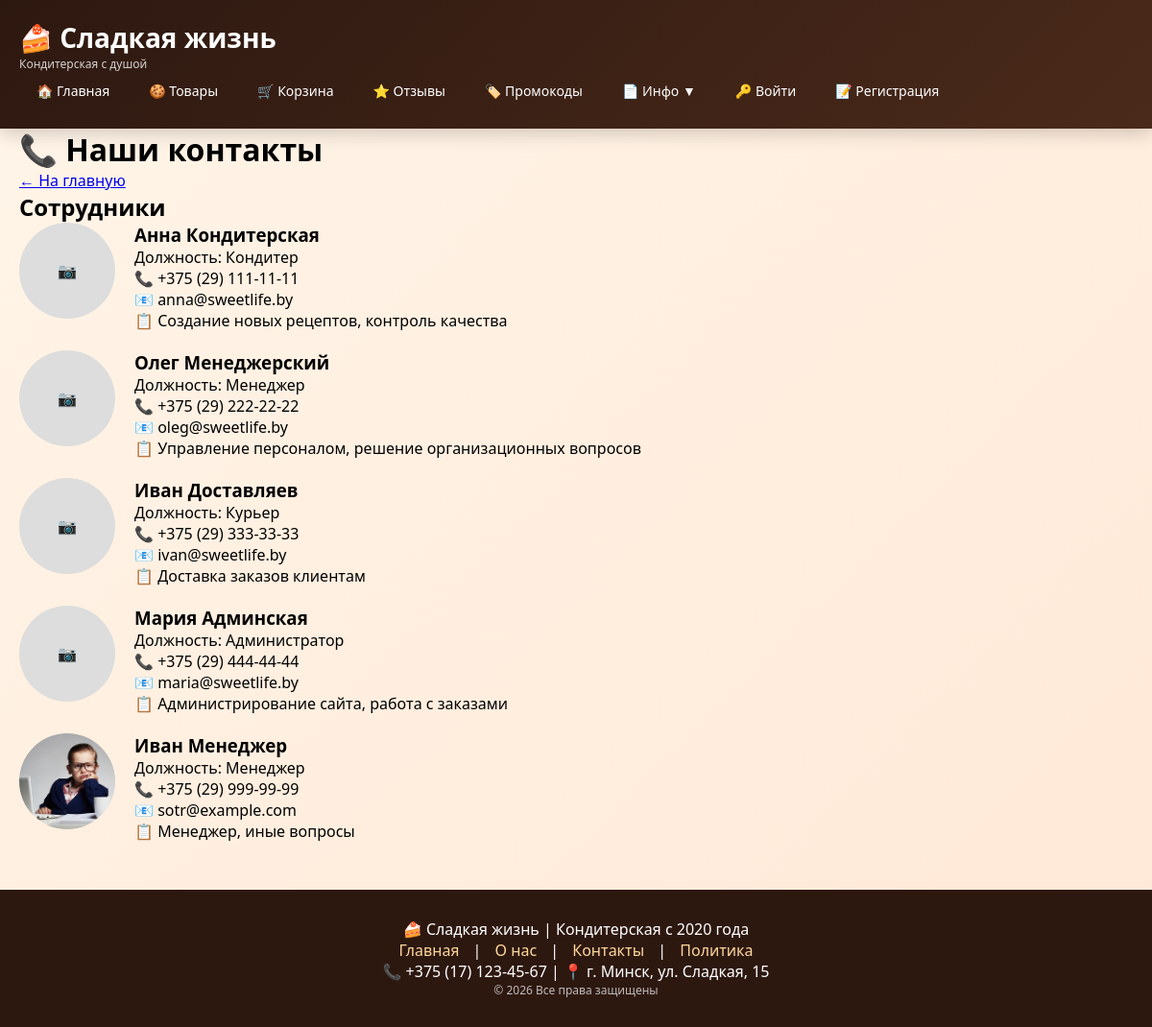
/contacts/, run on the app's committed database.
### shop/models.py (models this page shows, shortened)
class Contact(models.Model):
    employee = models.OneToOneField(Employee, on_delete=models.CASCADE)
    work_phone = models.CharField(max_length=20)
    work_email = models.EmailField()
    responsibilities = models.TextField()

class Employee(models.Model):
    POSITION_CHOICES = [
        ('confectioner', 'Кондитер'),
        ('manager', 'Менеджер'),
        ('courier', 'Курьер'),
        ('admin_shop', 'Администратор'),
    ]
    user = models.OneToOneField(User, on_delete=models.CASCADE, null=True, blank=True)
    name = models.CharField(max_length=100)
    position = models.CharField(max_length=20, choices=POSITION_CHOICES)
    phone = models.CharField(
        max_length=20,
        validators=[RegexValidator(r'^\+375 \(\d{2}\) \d{3}-\d{2}-\d{2}$')]
    )
    email = models.EmailField()
    date_of_birth = models.DateField()
    hire_date = models.DateField(auto_now_add=True)
    photo = models.ImageField(upload_to='employees/', null=True, blank=True)
    description = models.TextField(blank=True)

### shop/views.py (the view)
# urls.py: re_path(r'^contacts/$', views.contacts, name='contacts'),
def contacts(request):
    contacts_list = Contact.objects.select_related('employee').all()
    return render(request, 'shop/contacts.html', {'contacts': contacts_list})

### shop/templates/shop/contacts.html (shortened to what this page needs)
{% extends 'shop/base.html' %}
{% block content %}
<h1>📞 Наши контакты</h1>
<a href="{% url 'home' %}">← На главную</a>
<h2>Сотрудники</h2>
{% for contact in contacts %}
<div style="display: flex; gap: 20px; margin-bottom: 20px;">
    {% if contact.employee.photo %}
    <img src="{{ contact.employee.photo.url }}" alt="{{ contact.employee.name }}" style="width: 100px; height: 100px; border-radius: 50%; object-fit: cover;">
    {% else %}
    <div style="width: 100px; height: 100px; background: #ddd; border-radius: 50%; display: flex; align-items: center; justify-content: center;">📷</div>
    {% endif %}
    <div>
        <h3>{{ contact.employee.name }}</h3>
        <p>Должность: {{ contact.employee.get_position_display }}</p>
        <p>📞 {{ contact.work_phone }}</p>
        <p>📧 {{ contact.work_email }}</p>
        <p>📋 {{ contact.responsibilities }}</p>
    </div>
</div>
{% endfor %}
{% endblock %}

### shop/templates/shop/base.html (style rules this page uses)
* { margin: 0; padding: 0; box-sizing: border-box; }
body { font-family: 'Segoe UI', Tahoma, Geneva, Verdana, sans-serif; background: linear-gradient(135deg, #fff5e8 0%, #ffe8d6 100%); min-height: 100vh; }

### data on the page
Contact: employee.name "Анна Кондитерская", employee.position "Кондитер", work_phone "+375 (29) 111-11-11", work_email "anna@sweetlife.by", responsibilities "Создание новых рецептов, контроль качества"
Contact: employee.name "Олег Менеджерский", employee.position "Менеджер", work_phone "+375 (29) 222-22-22", work_email "oleg@sweetlife.by", responsibilities "Управление персоналом, решение организационных вопросов"
Contact: employee.name "Иван Доставляев", employee.position "Курьер", work_phone "+375 (29) 333-33-33", work_email "ivan@sweetlife.by", responsibilities "Доставка заказов клиентам"
Contact: employee.name "Мария Админская", employee.position "Администратор", work_phone "+375 (29) 444-44-44", work_email "maria@sweetlife.by", responsibilities "Администрирование сайта, работа с заказами"
Contact: employee.photo (picture), employee.name "Иван Менеджер", employee.position "Менеджер", work_phone "+375 (29) 999-99-99", work_email "sotr@example.com", responsibilities "Менеджер, иные вопросы"
